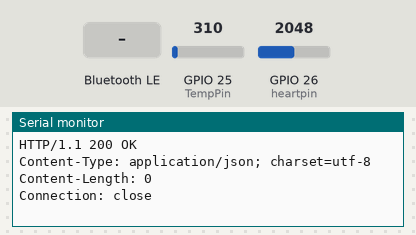
A sketch run on a simulated ESP32. On the bench: the last lines printed to the serial monitor. The test bench sets the inputs (shaded band); at power-on: GPIO 25 (TempPin) = 310, GPIO 26 (heartpin) = 2048. WiFi joins after 1.5 s; servers stay silent unless stated; uploads are accepted with an empty reply; nothing arrives over Bluetooth unless stated; a phone connects over Bluetooth LE 3 s after start.

Above: at 2.8 s.
2.9 s: Bluetooth LE write "1" received
At 3.4 s:
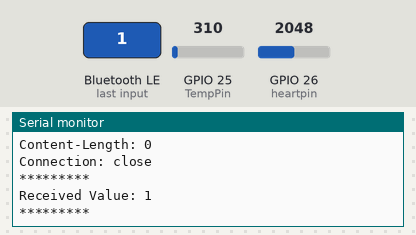
4.4 s: GPIO 25 (TempPin) set to 372
At 5.1 s:
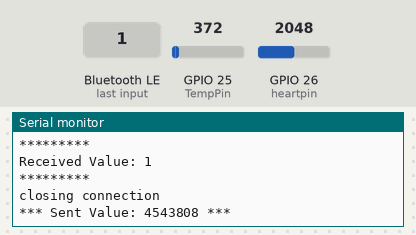
7.1 s: GPIO 26 (heartpin) set to 2866
At 7.1 s:
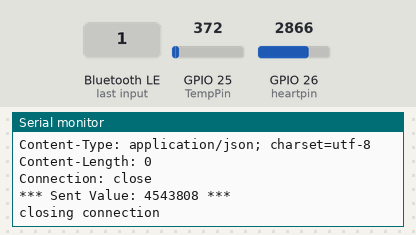
8.6 s: Bluetooth LE write "0" received
10.1 s: GPIO 25 (TempPin) set to 434
At 11.4 s:
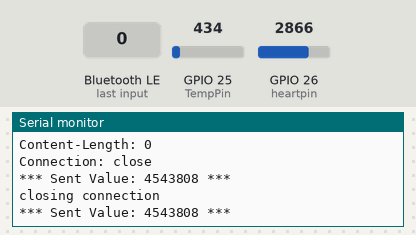
11.6 s: GPIO 26 (heartpin) set to 3603
At 12.36 s:
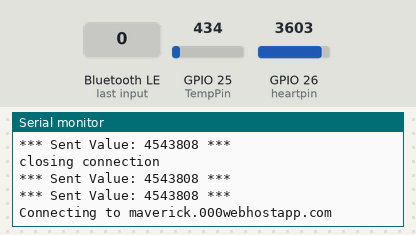
Timing chart, 0 to 14.1 s (numbered marks = the images above; inputs shaded):
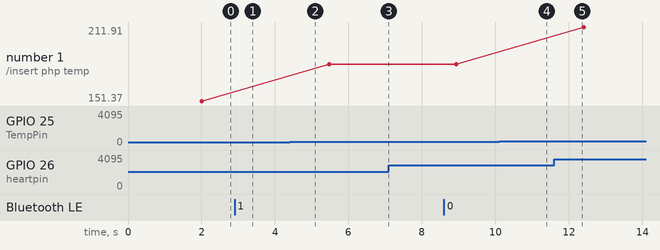

Measured:
- after the input at 2.9 s, the serial monitor: prints a new line at once (image 1)
- plotted number 1: 151.37 → 181.64 after the input at 4.4 s

The sketch:

1_Dualcore_Application-WiFi_+_BLE.ino
```cpp
/*********************************************************************
 *  Sending data to web database using GET request on one core while
 *  broadcasting a string message using BLE on other
 *
 *  By Bhargav kakadiya
 *********************************************************************/
#include <WiFi.h>
#include <BLEDevice.h>
#include <BLEServer.h>
#include <BLEUtils.h>
#include <BLE2902.h>

int TempPin = A18;
int heartpin = A19;

TaskHandle_t Task1;

const char* ssid = "master";
const char* password = "abcd1234";
const char* host = "maverick.000webhostapp.com";  //host address or IP

double alpha = 0.75;
int period = 200;
int sensorValue = 0;
double change = 0.0;

BLECharacteristic *pCharacteristic;
bool deviceConnected = false;
char txValue[21] = "Maverick 1 reporting";    //String to be broadcasted
//String length is of 20 but array length is 21 because we must include null character at end

#define SERVICE_UUID "6E400001-B5A3-F393-E0A9-E50E24DCCA9E" // UART service UUID
#define CHARACTERISTIC_UUID_RX "6E400002-B5A3-F393-E0A9-E50E24DCCA9E"
#define CHARACTERISTIC_UUID_TX "6E400003-B5A3-F393-E0A9-E50E24DCCA9E"

class MyServerCallbacks: public BLEServerCallbacks {
void onConnect(BLEServer* pServer) {
deviceConnected = true;
};

void onDisconnect(BLEServer* pServer) {
  deviceConnected = false;
}
};

class MyCallbacks: public BLECharacteristicCallbacks {
void onWrite(BLECharacteristic *pCharacteristic) {
std::string rxValue = pCharacteristic->getValue();

  if (rxValue.length() > 0) {
    Serial.println("*********");
    Serial.print("Received Value: ");
    for (int i = 0; i < rxValue.length(); i++)
      Serial.print(rxValue[i]);

    Serial.println();
    Serial.println("*********");
  }
}
};


void setup() {
  Serial.begin(115200);
  delay(100);
  Serial.println();
  Serial.println("Connecting to ");
  Serial.println(ssid);
  WiFi.begin(ssid, password);
  while (WiFi.status() != WL_CONNECTED) {
    delay(500);
    Serial.print('.');
  }
  Serial.println("");
  Serial.println("WiFi Connected");
  Serial.println("IP Address");
  Serial.println(WiFi.localIP());
  Serial.println("Netmask");
  Serial.println(WiFi.subnetMask());

xTaskCreatePinnedToCore(
    BLEtask,            /* Task function. */
    "BLEtask",          /* name of task. */
    8000,                     /* Stack size of task */
    NULL,                     /* parameter of the task */
    1,                        /* priority of the task */
    &Task1,                   /* Task handle to keep track of created task */
    0);

  // Create the BLE Device
BLEDevice::init("UART Service");

// Create the BLE Server
BLEServer *pServer = BLEDevice::createServer();
pServer->setCallbacks(new MyServerCallbacks());

// Create the BLE Service
BLEService *pService = pServer->createService(SERVICE_UUID);

// Create a BLE Characteristic
pCharacteristic = pService->createCharacteristic(
CHARACTERISTIC_UUID_TX,
BLECharacteristic::PROPERTY_NOTIFY
);

pCharacteristic->addDescriptor(new BLE2902());

BLECharacteristic *pCharacteristic = pService->createCharacteristic(
CHARACTERISTIC_UUID_RX,
BLECharacteristic::PROPERTY_WRITE
);

pCharacteristic->setCallbacks(new MyCallbacks());

// Start the service
pService->start();

// Start advertising
pServer->getAdvertising()->start();
Serial.println("Waiting a client connection to notify...");

}

void loop() {
  //reading temp
  sensorValue = analogRead(TempPin);
  float mv = ( sensorValue / 1024.0) * 5000;
  float temp = mv / 10;         //temperature value

  //reading heartbeat
  static double oldValue = 0;
  static double oldChange = 0;
  int rawValue = analogRead (heartpin);                             // Reading the sensors values
  double value = alpha * oldValue + (1 - alpha) * rawValue;         // calculating values using the formula
  double heart = ((value / 25) + 35);     //heartbeat value
  oldValue = value;
  delay(200);

  Serial.print("Connecting to ");
  Serial.println(host);
  WiFiClient client;

  const int httpPort = 80;
  if (!client.connect(host, httpPort)) {
    Serial.println("connection failed");
    return;
  }

  String url = "/api/insert.php?temp=" + String(temp) + "&heart=" + String(heart);
  Serial.print("Requesting URL: ");
  Serial.println(url);

  client.print(String("GET ") + url + " HTTP/1.1\r\n" +
               "Host: " + host + "\r\n" +
               "Connection: close\r\n\r\n");
  delay(500);

  while (client.available()) {
    String line = client.readStringUntil('\r');
    Serial.print(line);
  }

  Serial.println();
  Serial.println("closing connection");
  delay(1500);
}

void BLEtask(void * parameter){
  while(true) {
    if (deviceConnected) {
Serial.printf("*** Sent Value: %d ***\n", txValue);
pCharacteristic->setValue((unsigned char*)txValue, 20);
pCharacteristic->notify();
}
delay(1000);
  }
}
```
